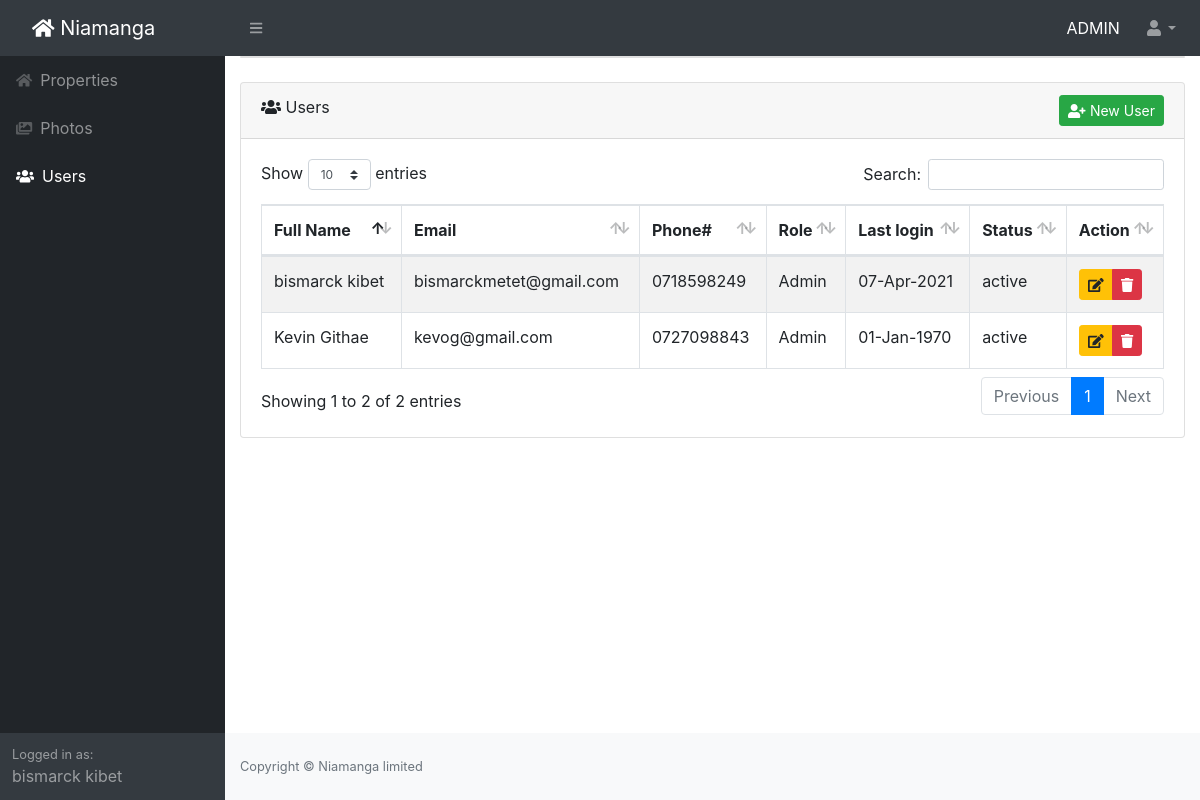
The page /admin/users.php (signed in) on the database its author committed.
### tables this page shows
CREATE TABLE `users` (
  `user_id` int(11) NOT NULL,
  `fullname` varchar(100) NOT NULL,
  `phone_number` varchar(10) NOT NULL,
  `password` varchar(200) NOT NULL,
  `email` varchar(200) NOT NULL,
  `user_role` varchar(20) NOT NULL,
  `user_log` int(20) NOT NULL,
  `status` varchar(10) NOT NULL DEFAULT 'active'
);

### admin/users.php (the view, shortened to what this page needs)
 <?php
require('../database/connection.php');
include"header.php"; ?>
 <div id="layoutSidenav_content">
                <main>
                    <div class="container-fluid">
                       <div class="card mb-4">
                       </div>
                        <div class="card mb-4">
                            <div class="card-header">
                                <i class="fas fa-users"></i>
                                Users
                                  <a href="reg-users.php" class="btn btn-success btn-sm float-right"><i class="fas fa-user-plus"></i> New User</a>
                            </div>
                            <div class="card-body">
                                <div class="table-responsive">
                                    <table class="table table-bordered table-striped" id="dataTable" width="100%" cellspacing="0">
                                        <thead>
                                            <tr>
                                                <th>Full Name</th>
                                                <th>Email</th>
                                                <th>Phone#</th>
                                                <th>Role</th>
                                                <th>Last login</th>
                                                <th>Status</th>
                                                <th>Action</th>
                                            </tr>
                                        </thead>
                                        <tbody>
                                             <?php
                                            require('../database/connection.php');
                                            $sql="SELECT * FROM users";
                                            $records = $conn->query($sql);
                                            while($values = $records->fetch_assoc()){
                                            ?>
                                            <tr>
                                                <td><?php echo $values['fullname']; ?></td>
                                                 <td><?php echo $values['email'];?></td>
                                                <td><?php echo $values['phone_number'];?></td>
                                                 <td><?php echo $values['user_role'];?></td>
                                                 <?php $date=$values['user_log']; ?>
                                                 <td><?php echo(date("d-M-Y",$date)); ?></td>
                                                 <td><?php echo $values['status'];?></td>
                                                 <td>
                                                    <form method="POST" onsubmit="return confirm('Are you sure you want to delete this user?');">
                                                    <div class="btn-group" role="group" aria-label="Basic example">
                                                        <a href="update-user-status.php?id=<?php echo $values['user_id']; ?>" class="btn btn-warning btn-sm"><i class="fa fa-edit"></i></a>
                                                        <button type="submit" name="delBtn" class="btn btn-danger btn-sm" ><i class="fa fa-trash"></i></button>
                                                    </div>
                                                    </form>
                                                 </td>
                                            </tr>
                                            <?php } ?>
                                        </tbody>
                                    </table>
                                </div>
                            </div>
                        </div>
                    </div>
                </main>
<?php include"footer.php"; ?>

### admin/header.php (shortened to what this page needs)
<!DOCTYPE html>
<html lang="en">
    <head>
        <link href="css/styles.css" rel="stylesheet" />
         <link href="css/datatable.bootstrap4.css" rel="stylesheet" />
          <link href="css/bootstrap.min.css" rel="stylesheet" />
          <link  href="css/all.min.css"  rel="stylesheet" />
    </head>
    <body class="sb-nav-fixed" >
        <nav class="sb-topnav navbar navbar-expand navbar-dark bg-dark">
            <a class="navbar-brand" href="index.php"><i class="fas fa-home"></i> Niamanga </a>
            <button class="btn btn-link btn-sm order-1 order-lg-0" id="sidebarToggle" href="#"><i class="fas fa-bars"></i></button>
            <form class="d-none d-md-inline-block form-inline ml-auto mr-0 mr-md-3 my-2 my-md-0">
                <div class="input-group" style="color:#fff ">
                   <?php
                   include"../database/connection.php";
                    $user_id=$_SESSION["data"]["user_id"];
                    $sql="SELECT user_role FROM users where user_id='$user_id'";
                    $res=$conn->query($sql);
                    while($value=$res->fetch_assoc()){
                        echo strtoupper($value["user_role"]);
                    }
                   ?>
                </div>
            </form>
            <ul class="navbar-nav ml-auto ml-md-0">
                <li class="nav-item dropdown">
                    <a class="nav-link dropdown-toggle" id="userDropdown" href="#" role="button" data-toggle="dropdown" aria-haspopup="true" aria-expanded="false"><i class="fas fa-user fa-fw"></i></a>
                </li>
            </ul>
        </nav>
        <div id="layoutSidenav">
            <div id="layoutSidenav_nav">
                <nav class="sb-sidenav accordion sb-sidenav-dark" id="sidenavAccordion">
                    <div class="sb-sidenav-menu">
                        <div class="nav">
                             <a class="nav-link" href="index.php">
                                <div class="sb-nav-link-icon"><i class="fas fa-home"></i></div>
                                Properties
                            </a>
                             <a class="nav-link" href="view-images.php">
                                <div class="sb-nav-link-icon"><i class="fas fa-images"></i></div>
                                Photos
                            </a>
                            <a class="nav-link" href="users.php">
                                <div class="sb-nav-link-icon"><i class="fas fa-users"></i></div>
                                Users
                            </a>
                        </div>
                    </div>
                    <div class="sb-sidenav-footer">
                        <div class="small">Logged in as:</div>
                        <?php echo $_SESSION["data"]["fullname"];?>
                    </div>
                </nav>
            </div>

### rows shown on the page
users: user_role "ADMIN", fullname "bismarck kibet", email "bismarckmetet@gmail.com", phone_number "0718598249", user_role "Admin", user_log "07-Apr-2021", status "active"
users: fullname "Kevin Githae", email "kevog@gmail.com", phone_number "0727098843", user_role "Admin", user_log "01-Jan-1970", status "active"

### other values the page prints
$_SESSION["data"]["fullname"] "bismarck kibet"
